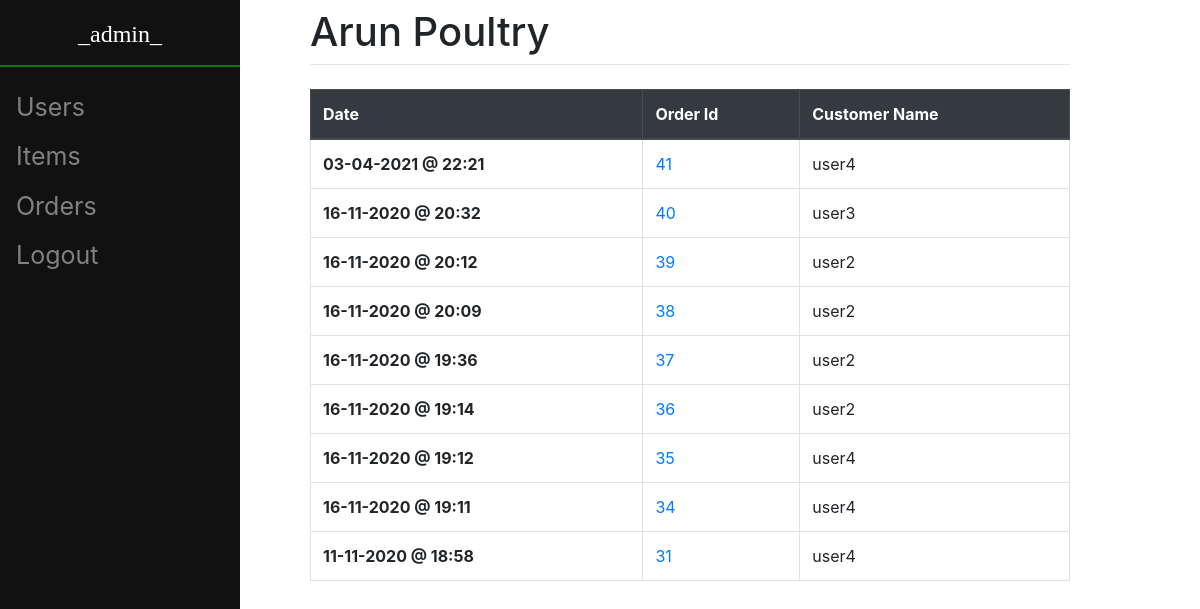
The app's page /view/ (signed in) with its own data.
### orders/models.py (models this page shows, shortened)
class Order(models.Model):
	user = models.ForeignKey(User, on_delete = models.CASCADE, related_name = "user_order", null = False)
	items = models.ManyToManyField(Item, through = "Order_Item", related_name = "ord_item")
	cost = models.FloatField(default = 0, null = False)
	paid = models.BooleanField(default = False, null = False)
	delivered = models.BooleanField(default = False, null = False)
	created_at = models.DateTimeField(auto_now_add=True)
	updated_at = models.DateTimeField(auto_now=True)

### orders/views.py (the view)
# urls.py: path("view/", views.OrderListView.as_view(), name = "view"),
class OrderListView(LRM, View):
    model = Order
    template_name = "orders/order_list.html"
    def get(self, response):
        user_type = get_object_or_404(User_Type, user = response.user)
        priv = user_type.privilege
        if priv == True:
            orders = Order.objects.all().order_by('-updated_at')
        else:
            orders = Order.objects.filter(user = response.user).order_by('-updated_at')
        for ord in orders:
            ord.updated = ord.updated_at.strftime("%d-%m-%Y @ %H:%M")
        ctx = {'privilege' : priv, 'order_list' : orders}
        return render(response, self.template_name, ctx)

### orders/templates/orders/order_list.html (shortened to what this page needs)
{% extends 'orders/base.html' %}
{% block content %}
	{% if order_list %}
		<table class = "table table-bordered table-hover">
			<thead class="thead-dark">
				<tr>
					<th scope="col">Date</th>
					<th scope="col">Order Id</th>
					{% if privilege %}
						<th scope = "col">Customer Name</th>
					{% endif %}
				</tr>
			</thead>
			<tbody>
				{% for ord in order_list %}
					<tr>
						<th scope="row"> {{ ord.updated }} </th>
						<td><a href = "{% url 'orders:order_detail'  ord.id %}"> {{ ord.id }} </a></td>
						{% if privilege %}
							<td> {{ ord.user }} </td>
						{% endif %}
					</tr>
				{% endfor %}
			</tbody>
		</table>
	{% else %}
			<p>There are no orders to view</p>
    {% endif %}
{% endblock %}

### orders/templates/orders/base.html (shortened to what this page needs)
<!doctype html>
<html>
<head>
	<link rel="stylesheet" href="https://stackpath.bootstrapcdn.com/bootstrap/4.3.1/css/bootstrap.min.css">
</head>
<body>
	<div class="sidenav">
		{% block side %}
			{% if user.is_authenticated %}
				<h4>{{ user.username }}</h4>
				<hr>
				{% if privilege %}
					<a href = "/register">Users</a>
					<a href = "/item/view/">Items</a>
				{% else %}
					<a href="/create">New Order</a>
				{% endif %}
				<a href="/view">Orders</a>
				<a href = "/logout">Logout</a>
			{% else %}
				<a href="/">Home</a>
				<a href="/login">Login</a>
			{% endif %}
		{% endblock %}
	</div>
	<div id="content" name="content" class="main">
				<h1 class="mt-2">Arun Poultry</h1>
				<hr class="mt-0 mb-4">
				{% block content %}
				{% endblock %}
	</div>
</body>
</html>

### orders/templates/orders/base.html (style rules this page uses)
.sidenav { height:100%; width: 20%; position: fixed; z-index:1; top:0; left:0; background-color:#111; overflow-x:hidden; padding-top:20px; }
.sidenav h4 { font-family: 'Times New Roman', Times, serif; color: #FFFFFF; text-align: center; }
.sidenav hr { border: 1px solid green; }
.sidenav a { padding:6px 8px 6px 16px; text-decoration: none; font-size:25px; color: #818181; display:block; }
.main { margin-left: 25%; padding: 0px 10px; margin-right: 10%; margin-bottom: 5%; }

### records on screen
Order: updated "03-04-2021 @ 22:21", id "41", user "user4"
Order: updated "16-11-2020 @ 20:32", id "40", user "user3"
Order: updated "16-11-2020 @ 20:12", id "39", user "user2"
Order: updated "16-11-2020 @ 20:09", id "38", user "user2"
Order: updated "16-11-2020 @ 19:36", id "37", user "user2"
Order: updated "16-11-2020 @ 19:14", id "36", user "user2"
Order: updated "16-11-2020 @ 19:12", id "35", user "user4"
Order: updated "16-11-2020 @ 19:11", id "34", user "user4"
Order: updated "11-11-2020 @ 18:58", id "31", user "user4"

### other values on screen
{{ user.username }} "_admin_"
